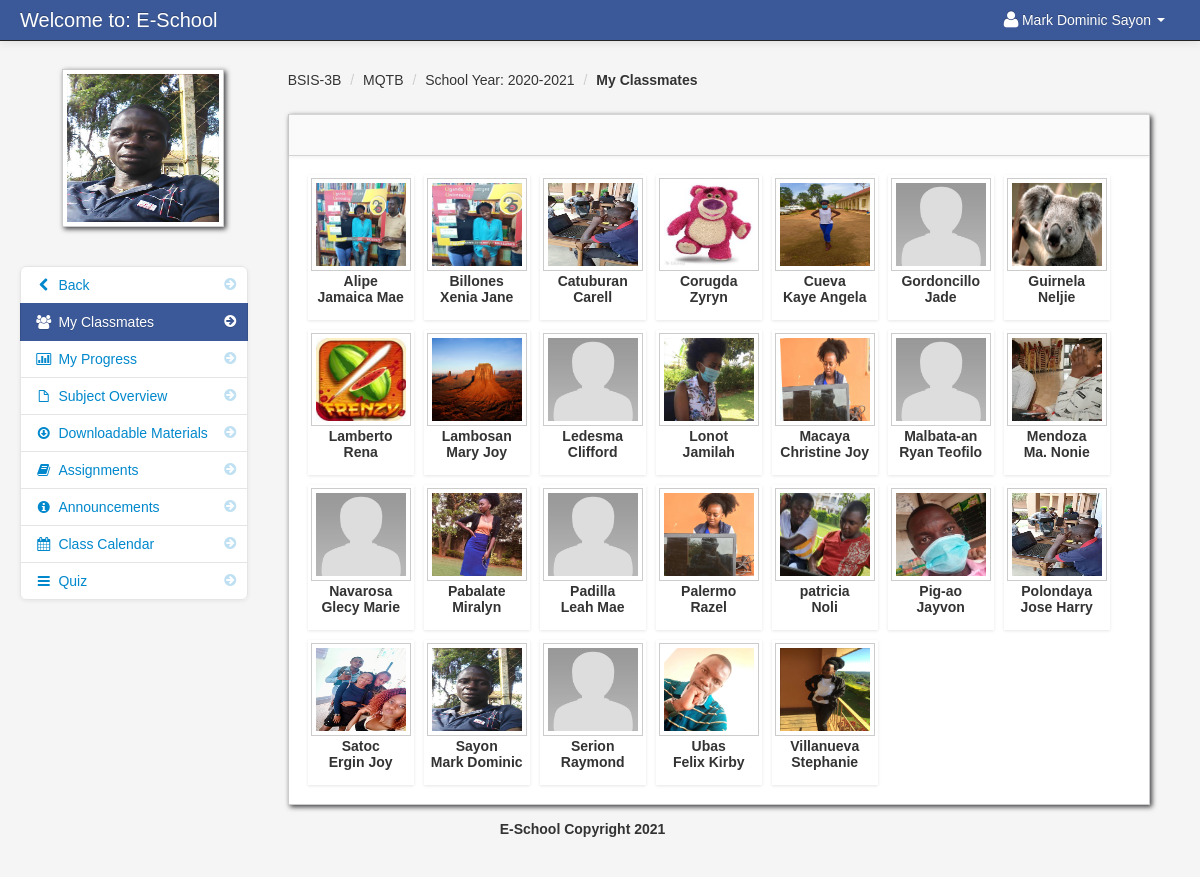
The app's page /my_classmates.php?id=172 (signed in) with its own data.
### tables this page shows
CREATE TABLE `student` (
  `student_id` int(11) NOT NULL,
  `firstname` varchar(100) NOT NULL,
  `lastname` varchar(100) NOT NULL,
  `class_id` int(11) NOT NULL,
  `username` varchar(100) NOT NULL,
  `password` varchar(100) NOT NULL,
  `location` varchar(100) NOT NULL,
  `status` varchar(100) NOT NULL
);

CREATE TABLE `class` (
  `class_id` int(11) NOT NULL,
  `class_name` varchar(100) NOT NULL
);

CREATE TABLE `subject` (
  `subject_id` int(11) NOT NULL,
  `subject_code` varchar(100) NOT NULL,
  `subject_title` varchar(100) NOT NULL,
  `category` varchar(100) NOT NULL,
  `description` longtext NOT NULL,
  `unit` int(11) NOT NULL,
  `Pre_req` varchar(100) NOT NULL,
  `semester` varchar(100) NOT NULL
);

CREATE TABLE `teacher_class` (
  `teacher_class_id` int(11) NOT NULL,
  `teacher_id` int(11) NOT NULL,
  `class_id` int(11) NOT NULL,
  `subject_id` int(11) NOT NULL,
  `thumbnails` varchar(100) NOT NULL,
  `school_year` varchar(100) NOT NULL
);

CREATE TABLE `teacher_class_student` (
  `teacher_class_student_id` int(11) NOT NULL,
  `teacher_class_id` int(11) NOT NULL,
  `student_id` int(11) NOT NULL,
  `teacher_id` int(11) NOT NULL
);

### session.php (called while the page is built, shortened)
<?php
$session_id=$_SESSION['id'];
?>

### my_classmates.php (the view, shortened to what this page needs)
<?php include('header_dashboard.php'); ?>
<?php include('session.php'); ?>
<?php $get_id = $_GET['id']; ?>
    <body>
		<?php include('navbar_student.php'); ?>
        <div class="container-fluid">
            <div class="row-fluid">
				<?php include('my_classmates_link.php'); ?>
                <div class="span9" id="content">
                     <div class="row-fluid">
					<?php $query = mysqli_query($conn,"select * from teacher_class_student
					LEFT JOIN teacher_class ON teacher_class.teacher_class_id = teacher_class_student.teacher_class_id
					JOIN class ON class.class_id = teacher_class.class_id
					JOIN subject ON subject.subject_id = teacher_class.subject_id
					where student_id = '$session_id'
					")or die(mysqli_error());
					$row = mysqli_fetch_array($query);
					?>
					     <ul class="breadcrumb">
							<li><a href="#"><?php echo $row['class_name']; ?></a> <span class="divider">/</span></li>
							<li><a href="#"><?php echo $row['subject_code']; ?></a> <span class="divider">/</span></li>
							<li><a href="#">School Year: <?php echo $row['school_year']; ?></a> <span class="divider">/</span></li>
							<li><a href="#"><b>My Classmates</b></a></li>
						</ul>
                        <div id="block_bg" class="block">
                            <div class="navbar navbar-inner block-header">
                            </div>
                            <div class="block-content collapse in">
                                <div class="span12">
									<ul	 id="da-thumbs" class="da-thumbs">
										    <?php
														$my_student = mysqli_query($conn,"SELECT *
														FROM teacher_class_student
														LEFT JOIN student ON student.student_id = teacher_class_student.student_id
														INNER JOIN class ON class.class_id = student.class_id where teacher_class_id = '$get_id' order by lastname ")or die(mysqli_error());
														while($row = mysqli_fetch_array($my_student)){
														$id = $row['teacher_class_student_id'];
														?>
											<li id="del<?php echo $id; ?>">
												<a  class="classmate_cursor" href="#">
														<img id="student_avatar_class" src ="admin/<?php echo $row['location'] ?>" width="124" height="140" class="img-polaroid">
												</a>
												<p class="class"><?php echo $row['lastname'];?></p>
												<p class="subject"><?php echo $row['firstname']; ?></p>
											</li>
									<?php } ?>
									</ul>
                                </div>
                            </div>
                        </div>
                    </div>
                </div>
            </div>
		<?php include('footer.php'); ?>
        </div>
		<?php include('script.php'); ?>
    </body>
</html>

### navbar_student.php (shortened to what this page needs)
<div class="navbar navbar-fixed-top navbar-inverse">
        <div class="navbar-inner">
            <div class="container-fluid">
                <a class="brand" href="#">Welcome to: E-School</a>
					<div class="nav-collapse collapse">
						<ul class="nav pull-right">
							<?php $query= mysqli_query($conn,"select * from student where student_id = '$session_id'")or die(mysqli_error());
									$row = mysqli_fetch_array($query);
							?>
							<li class="dropdown">
								<a href="#" role="button" class="dropdown-toggle" data-toggle="dropdown"> <i class="icon-user icon-large"></i><?php echo $row['firstname']." ".$row['lastname'];  ?> <i class="caret"></i></a>
							</li>
						</ul>
					</div>
            </div>
        </div>
</div>

### my_classmates_link.php (shortened to what this page needs)
<div class="span3" id="sidebar">
	<img id="avatar" src="admin/<?php echo $row['location']; ?>" class="img-polaroid">
		<ul class="nav nav-list bs-docs-sidenav nav-collapse collapse">
				<li class=""><a href="dashboard_student.php"><i class="icon-chevron-right"></i><i class="icon-chevron-left"></i>&nbsp;Back</a></li>
				<li class="active"><a href="my_classmates.php<?php echo '?id='.$get_id; ?>"><i class="icon-chevron-right"></i><i class="icon-group"></i>&nbsp;My Classmates</a></li>
				<li class=""><a href="progress.php<?php echo '?id='.$get_id; ?>"><i class="icon-chevron-right"></i><i class="icon-bar-chart"></i>&nbsp;My Progress</a></li>
				<li class=""><a href="subject_overview_student.php<?php echo '?id='.$get_id; ?>"><i class="icon-chevron-right"></i><i class="icon-file"></i>&nbsp;Subject Overview</a></li>
				<li class=""><a href="downloadable_student.php<?php echo '?id='.$get_id; ?>"><i class="icon-chevron-right"></i><i class="icon-download"></i>&nbsp;Downloadable Materials</a></li>
				<li class=""><a href="assignment_student.php<?php echo '?id='.$get_id; ?>"><i class="icon-chevron-right"></i><i class="icon-book"></i>&nbsp;Assignments</a></li>
				<li class=""><a href="announcements_student.php<?php echo '?id='.$get_id; ?>"><i class="icon-chevron-right"></i><i class="icon-info-sign"></i>&nbsp;Announcements</a></li>
				<li class=""><a href="class_calendar_student.php<?php echo '?id='.$get_id; ?>"><i class="icon-chevron-right"></i><i class="icon-calendar"></i>&nbsp;Class Calendar</a></li>
				<li class=""><a href="student_quiz_list.php<?php echo '?id='.$get_id; ?>"><i class="icon-chevron-right"></i><i class="icon-reorder"></i>&nbsp;Quiz</a></li>
		</ul>
</div>

### admin/assets/styles.css (style rules this page uses)
body { padding-top: 60px; padding-bottom: 40px; background-color: #f5f5f5; }
#content { margin-left:0px; }
.breadcrumb { margin: 0 0 0px; padding: 10px 0px; background-color: transparent; }
.block { background: url("../images/pixel-60fff.png") repeat scroll 0 0 rgba(0, 0, 0, 0) !important; border: 1px solid #ccc; background: white; margin: 1em 0em; border-top: none; -webkit-box-shadow: 2px 2px 5px rgba(0, 0, 6, 0.75); -moz-box-shadow: 2px 2px 5px rgba(0, 0, 6, 0.75); box-shadow: 2px 2px 5px rgba(0, 0, 6, 0.75); }
.block-content { margin: 1em; min-height: .25em; }
.block-header { margin-bottom: 0px; border-right: none; border-left: none; -webkit-border-radius: 0px; -moz-border-radius: 0px; border-radius: 0px; }
.bs-docs-sidenav { max-width: 228px; margin: 30px 0 0; padding: 0; background-color: #fff; -webkit-border-radius: 6px; -moz-border-radius: 6px; border-radius: 6px; -webkit-box-shadow: 0 1px 4px rgba(0,0,0,.065); -moz-box-shadow: 0 1px 4px rgba(0,0,0,.065); box-shadow: 0 1px 4px rgba(0,0,0,.065); }
.bs-docs-sidenav > li > a { display: block; width: 190px \9; margin: 0 0 -1px; padding: 8px 14px; border: 1px solid #e5e5e5; }
.bs-docs-sidenav > li:first-child > a { -webkit-border-radius: 6px 6px 0 0; -moz-border-radius: 6px 6px 0 0; border-radius: 6px 6px 0 0; }
.bs-docs-sidenav > li:last-child > a { -webkit-border-radius: 0 0 6px 6px; -moz-border-radius: 0 0 6px 6px; border-radius: 0 0 6px 6px; }
.bs-docs-sidenav > .active > a { position: relative; z-index: 2; padding: 9px 15px; border: 0; text-shadow: 0 1px 0 rgba(0,0,0,.15); -webkit-box-shadow: inset 1px 0 0 rgba(0,0,0,.1), inset -1px 0 0 rgba(0,0,0,.1); -moz-box-shadow: inset 1px 0 0 rgba(0,0,0,.1), inset -1px 0 0 rgba(0,0,0,.1); box-shadow: inset 1px 0 0 rgba(0,0,0,.1), inset -1px 0 0 rgba(0,0,0,.1); }
.bs-docs-sidenav .icon-chevron-right { float: right; margin-top: 2px; margin-right: -6px; opacity: .25; }
.bs-docs-sidenav .active .icon-chevron-right, .bs-docs-sidenav .active a:hover .icon-chevron-right { opacity: 1; }

### admin/assets/style.css (style rules this page uses)
.da-thumbs { float: left; list-style: none outside none; margin: 0; padding: 0; position: relative; }
.da-thumbs li { float: left; margin: 5px; padding: 3px; position: relative; box-shadow: 0 1px 3px rgba(0,0,0,0.1); }
.da-thumbs li a, .da-thumbs li a img { display: block; position: relative; }
.da-thumbs li a { overflow: hidden; }
.class { font-family: helvetica !important; font-weight: bold; text-align: center; }
.subject { font-family: helvetica !important; font-weight: bold; text-align: center; margin-top: -14px; }

### records on screen
student: firstname "Mark Dominic", lastname "Sayon", location (picture)
class: class_name "BSIS-3B"
subject: subject_code "MQTB"
teacher_class: school_year "2020-2021"
teacher_class_student: student.location (picture), student.lastname "Alipe", student.firstname "Jamaica Mae"
teacher_class_student: student.location (picture), student.lastname "Billones", student.firstname "Xenia Jane"
teacher_class_student: student.location (picture), student.lastname "Catuburan", student.firstname "Carell"
teacher_class_student: student.location (picture), student.lastname "Corugda", student.firstname "Zyryn"
teacher_class_student: student.location (picture), student.lastname "Cueva", student.firstname "Kaye Angela"
teacher_class_student: student.location (placeholder picture), student.lastname "Gordoncillo", student.firstname "Jade"
teacher_class_student: student.location (picture), student.lastname "Guirnela", student.firstname "Neljie"
teacher_class_student: student.location (picture), student.lastname "Lamberto", student.firstname "Rena"
teacher_class_student: student.location (picture), student.lastname "Lambosan", student.firstname "Mary Joy"
teacher_class_student: student.location (placeholder picture), student.lastname "Ledesma", student.firstname "Clifford"
teacher_class_student: student.location (picture), student.lastname "Lonot", student.firstname "Jamilah"
teacher_class_student: student.location (picture), student.lastname "Macaya", student.firstname "Christine Joy"
teacher_class_student: student.location (placeholder picture), student.lastname "Malbata-an", student.firstname "Ryan Teofilo"
teacher_class_student: student.location (picture), student.lastname "Mendoza", student.firstname "Ma. Nonie"
teacher_class_student: student.location (placeholder picture), student.lastname "Navarosa", student.firstname "Glecy Marie"
teacher_class_student: student.location (picture), student.lastname "Pabalate", student.firstname "Miralyn"
teacher_class_student: student.location (placeholder picture), student.lastname "Padilla", student.firstname "Leah Mae"
teacher_class_student: student.location (picture), student.lastname "Palermo", student.firstname "Razel"
teacher_class_student: student.location (picture), student.lastname "patricia", student.firstname "Noli"
teacher_class_student: student.location (picture), student.lastname "Pig-ao", student.firstname "Jayvon"
teacher_class_student: student.location (picture), student.lastname "Polondaya", student.firstname "Jose Harry"
teacher_class_student: student.location (picture), student.lastname "Satoc", student.firstname "Ergin Joy"
teacher_class_student: student.location (picture), student.lastname "Sayon", student.firstname "Mark Dominic"
teacher_class_student: student.location (placeholder picture), student.lastname "Serion", student.firstname "Raymond"
teacher_class_student: student.location (picture), student.lastname "Ubas", student.firstname "Felix Kirby"
teacher_class_student: student.location (picture), student.lastname "Villanueva", student.firstname "Stephanie"
